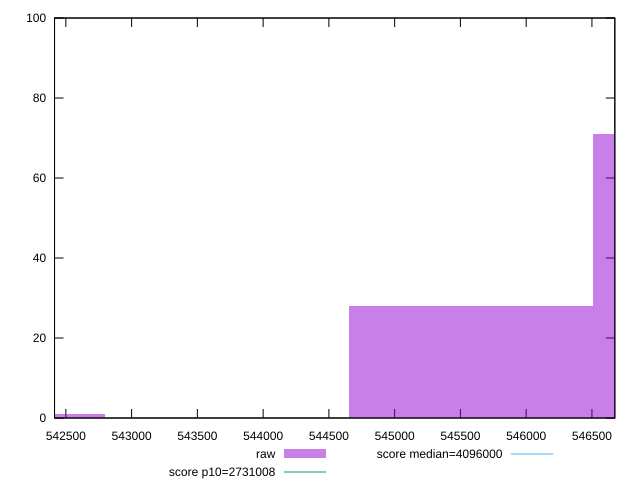

Write the gnuplot code that produced this figure.
reset

$raw <<EOF
541870.031053711 1
545581.4696225721 28
547437.1889070026 71
EOF

set key outside below
set boxwidth 1855.719284430517
set xrange [542414:546674]
set yrange [0:100]
set trange [0:100]
set style fill transparent solid 0.5 noborder

set parametric
set terminal svg size 640, 490 enhanced background rgb 'white'
set output "reports/report_00031_2021-02-24T23-18-18.084Z/total-byte-weight/samples/card/raw/histogram.svg"

plot $raw title "raw" with boxes, \
     2731008,t title "score p10=2731008", \
     4096000,t title "score median=4096000"

reset
